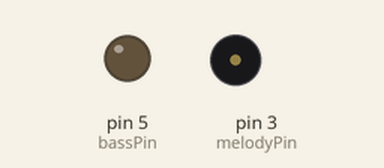
Recording of a sketch running on a simulated Arduino Uno, built with avr-gcc and run on an emulated ATmega328P. Shown: output pins drawn as LEDs (lit = HIGH), buzzer (waves = sounding).

Above: at 0.35 s.
At 4.1 s:
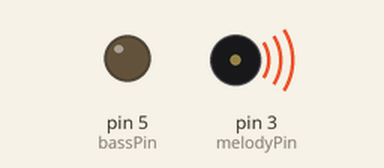
Timing chart, 0 to 4.6 s (numbered marks = the images above):
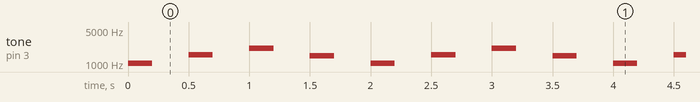

The sketch:

LavenderTownBuzz.ino
```cpp
int melodyPin = 3;
int bassPin = 5;

void setup()
{
  // put your setup code here, to run once:
  pinMode(melodyPin, OUTPUT);
  pinMode(bassPin, OUTPUT);
}

void loop()
{
  // put your main code here, to run repeatedly:

/* for (int count = 0; i <= 3; i++)
 {
  tone(buzzPin, 1046.5, 300); //C6
  delay(900);
  tone(buzzPin, 1567.98, 300); //G6
  delay(900);
  tone(buzzPin, 2093.00, 300); //C7
  delay(900);
  tone(buzzPin, 1479.98, 300); //F#6
  delay(800);
 }*/

  tone(melodyPin, 1046.5, 200); //C6
  //G5
  //E5
  delay(500);
  tone(melodyPin, 1567.98, 200); //G6
  delay(500);
  tone(melodyPin, 2093.00, 200); //C7
  delay(500);
  tone(melodyPin, 1479.98, 200); //F#6
  delay(500);
}
```

Measured:
- by itself, tone on pin 3 (melodyPin): repeats every 2.0 s: silent 0.30 s, 1567 Hz 0.20 s, silent 0.30 s, 2093 Hz 0.20 s, silent 0.30 s, 1479 Hz 0.20 s, silent 0.30 s, 1046 Hz 0.20 s
